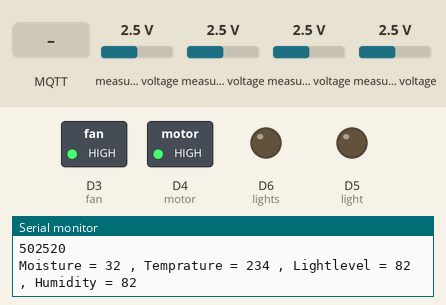
A sketch run on a simulated ESP8266 (NodeMCU). On the bench: switched loads named in the sketch (green lamp = pin HIGH), output pins drawn as LEDs (lit = HIGH), the last lines printed to the serial monitor. The test bench sets the inputs (shaded band); at power-on: measured voltage 2.5 V. WiFi joins after 1.5 s; servers stay silent unless stated; random numbers use the default seed unless the sketch sets one; no MQTT or app messages arrive unless stated.

Above: at 2.7 s.
2.8 s: MQTT message "1" arrives on the first subscribed topic
At 4.8 s:
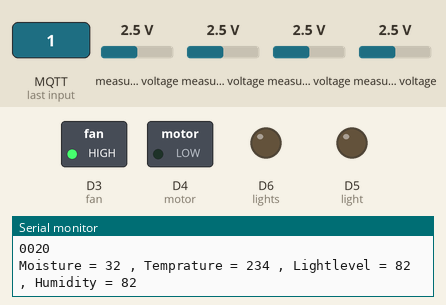
5.1 s: measured voltage (sensor 202) set to 0.5 V
6.8 s: measured voltage (sensor 202) set to 0.2 V
At 8.1 s:
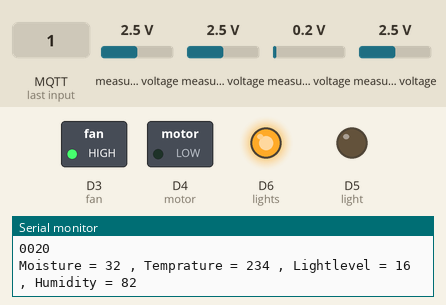
9.2 s: measured voltage (sensor 201) set to 3.9 V
10.9 s: measured voltage (sensor 201) set to 4.2 V
At 12.5 s:
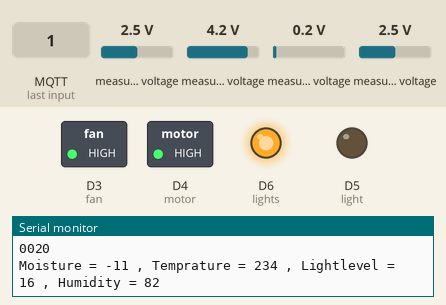
13.2 s: measured voltage (sensor 201) set to 3.8 V
15.0 s: measured voltage (sensor 201) set to 3.5 V
At 16.9 s:
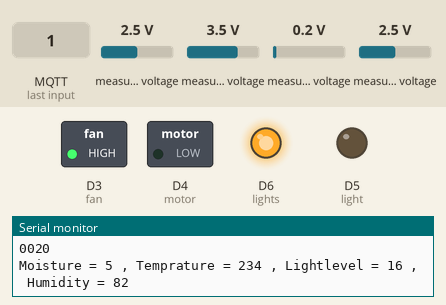
Timing chart, 0 to 18.3 s (numbered marks = the images above; inputs shaded):
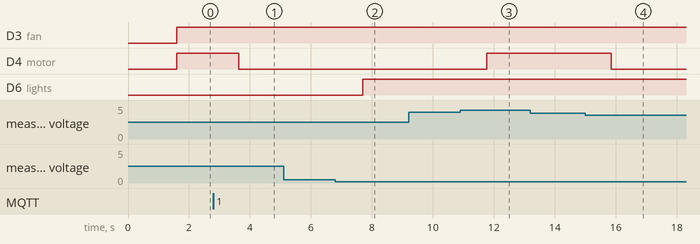

The sketch:

IoTProject.ino
```cpp
#include <ESP8266WiFi.h>
#include <PubSubClient.h>
#include <Adafruit_ADS1015.h>

Adafruit_ADS1115 ads;

const char* ssid = "Dialog 4G";
const char* password = "E3344662904";
const char* mqtt_server = "broker.hivemq.com";

int fan = D3;
int motor = D4;
int light = D5;
int lights = D6;

int adc0, adc1, adc2, adc3;

int C = 0;
int T = 0;

int t = 0;
int m = 0;

WiFiClient espClient;
PubSubClient client(espClient);
long lastMsg = 0;
char msg [50];
char msg1 [50];
int value = 0;
int value1_1 = 0;
int value1_2 = 0;

int val = 5025;
int val1 = 50;
int val2 = 25;
int val3 = 20;

long Time = 0;
int buzzer = 0;

boolean rec = false;
boolean buz_on = false;
boolean update_val = false;

void setup_wifi() {

  delay(10);
  Serial.println();
  Serial.print("Connecting to ");
  Serial.println(ssid);

  WiFi.begin(ssid, password);

  while (WiFi.status() != WL_CONNECTED) {
    delay(500);
    Serial.print(".");
  }

  randomSeed(micros());

  Serial.println("");
  Serial.println("WiFi connected");
  Serial.println("IP address: ");
  Serial.println(WiFi.localIP());
}

void callback(char* topic, byte* payload, unsigned int length) {
  char Value[length - 1];
  int Val = 0;
  rec = true;

  buz_on = true;

  Serial.print("Message arrived [");
  Serial.print(topic);
  Serial.print("] ");

  for (int i = 1; i < length; i++) {
    Value[i - 1] = (char)payload[i];
  }
  sscanf(Value, "%d", &Val);
  val = Val;
  Serial.println(val);
}

void reconnect() {
  while (!client.connected()) {
    Serial.print("Attempting MQTT connection...");
    String clientId = "ESP8266Client-";
    clientId += String(random(0xffff), HEX);
    if (client.connect(clientId.c_str())) {
      Serial.println("connected");
      client.subscribe("plant_side");
    } else {
      Serial.print("failed, rc=");
      Serial.print(client.state());
      Serial.println(" try again in 5 seconds");
      delay(5000);
    }
  }
}

int control() {

  //margines for errors
  int margine1 = 2;
  int margine2 = 10;

  String Val = String(val);
  val1 = (Val.substring(0, 2)).toInt();
  val2 = (Val.substring(2, 4)).toInt();
  Serial.print(val1);
  Serial.print(val2);
  Serial.println(val3);

  int desiredMoisture = val1;
  int desiredTemp = val2;
  int desiredLightlevel = val3;

  int Temprature = (ads.readADC_SingleEnded(0)) / 85.158;
  int Moisture = (99 - map(ads.readADC_SingleEnded(1), 0, 26400, 0, 89));
  int Lightlevel = map(ads.readADC_SingleEnded(2), 0, 24600, 10, 99);
  int Humidity = map(ads.readADC_SingleEnded(3), 0, 24600, 10, 99);

  if (Temprature <= desiredTemp) {
    digitalWrite(fan, LOW);
    T = 0;
  }

  if (Temprature <= (desiredTemp - margine1)) {
    digitalWrite(light, HIGH);
    digitalWrite(fan, LOW);
    T = 0;
  }

  if (Temprature > desiredTemp) {
    T = 1;
  }

  if (Temprature >= (desiredTemp + margine1)) {
    digitalWrite(light, LOW);
    digitalWrite(fan, HIGH);
    T = 1;
  }
  if ((Temprature > (desiredTemp - margine1)) && (Temprature < (desiredTemp + margine1))) {
    t = 1;
  }
  else {
    t = 0;
  }

  if (Moisture <= (desiredMoisture - margine2)) {
    digitalWrite(motor, HIGH);
  }

  if (Moisture >= desiredMoisture) {
    digitalWrite(motor, LOW);
  }

  if (Moisture > (desiredMoisture + margine2) && T == 1) {
    digitalWrite(motor, LOW);
    digitalWrite(fan, HIGH);
  }

  if ((Moisture > (desiredMoisture - margine2)) && (Moisture < (desiredMoisture + margine2))) {
    m = 1;
  }
  else {
    m = 0;
  }

  if (Lightlevel < desiredLightlevel) {
    digitalWrite(lights, HIGH);
  }

  if (Lightlevel >= desiredLightlevel) {
    digitalWrite(lights, LOW);
  }
  String Msg = (String)Moisture + (String)Temprature + (String)Lightlevel +  (String)Humidity;
  String Msg1_1 = (String)Moisture + (String)Temprature + (String)Lightlevel +  (String)Humidity ;
  String Msg1_2 = (String)val1 + (String)val2 + (String)buzzer;
  value1_1 = Msg1_1.toInt();
  value1_2 = Msg1_2.toInt();
  value = Msg.toInt();

  Serial.print("Moisture = ");
  Serial.print(Moisture);
  Serial.print(" , Temprature = ");
  Serial.print(Temprature);
  Serial.print(" , Lightlevel = ");
  Serial.print(Lightlevel);
  Serial.print(" , Humidity = ");
  Serial.println(Humidity);

  return value;
}

void setup() {
  pinMode(fan, OUTPUT);
  pinMode(motor, OUTPUT);
  pinMode(light, OUTPUT);
  pinMode(lights, OUTPUT);
  Serial.begin(115200);
  ads.setGain(GAIN_ONE);
  setup_wifi();
  ads.begin();
  client.setServer(mqtt_server, 1883);
  client.setCallback(callback);
  digitalWrite(motor, LOW);
  digitalWrite(fan, LOW);
  digitalWrite(lights, LOW);
  digitalWrite(light, LOW);
}

void loop() {

  if (!client.connected()) {
    reconnect();
  }
  client.loop();
  if (rec == true) {
    Time = millis();
    rec = false;
  }
  if (update_val == true) {
    control();
    update_val = false;
  } else {
    buzzer = 0;
    control();

  }

  long duration = millis() - Time;
  if ((duration > 10000) && t == 1 && m == 1 && buz_on == true) {
    buzzer = 0;
    Serial.println("buzzer off");
    Time = millis();
    buz_on = false;
    update_val = true;
  }
  else if ((duration > 10000) && t == 0 && m == 0 && buz_on == true) {
    buzzer = 1;
    Serial.println("buzzer on");
    Time = millis();
    buz_on = false;
    update_val = true;
  }
  snprintf (msg, 75, "%d", value);
  snprintf (msg1, 100, "%d%d", value1_1, value1_2);
  client.publish("node_rec_val", msg1);
  client.publish("app", msg);

  delay(2000);
}
```

Measured:
- the behaviour switches between 0.4 and 0.3 V on measured voltage (sensor 202) (found by bisection; images 1 and 2)
- the behaviour switches between 4 and 4.1 V on measured voltage (sensor 201) (found by bisection; images 2 and 3)
- the behaviour switches between 3.7 and 3.6 V on measured voltage (sensor 201) (found by bisection; images 3 and 4)
- after the input at 2.8 s, D4 (motor): HIGH → LOW after 0.83 s
- after the input at 6.8 s, D6 (lights): LOW → HIGH after 0.90 s
- after the input at 10.9 s, D4 (motor): LOW → HIGH after 0.87 s
- after the input at 15.0 s, D4 (motor): HIGH → LOW after 0.84 s
